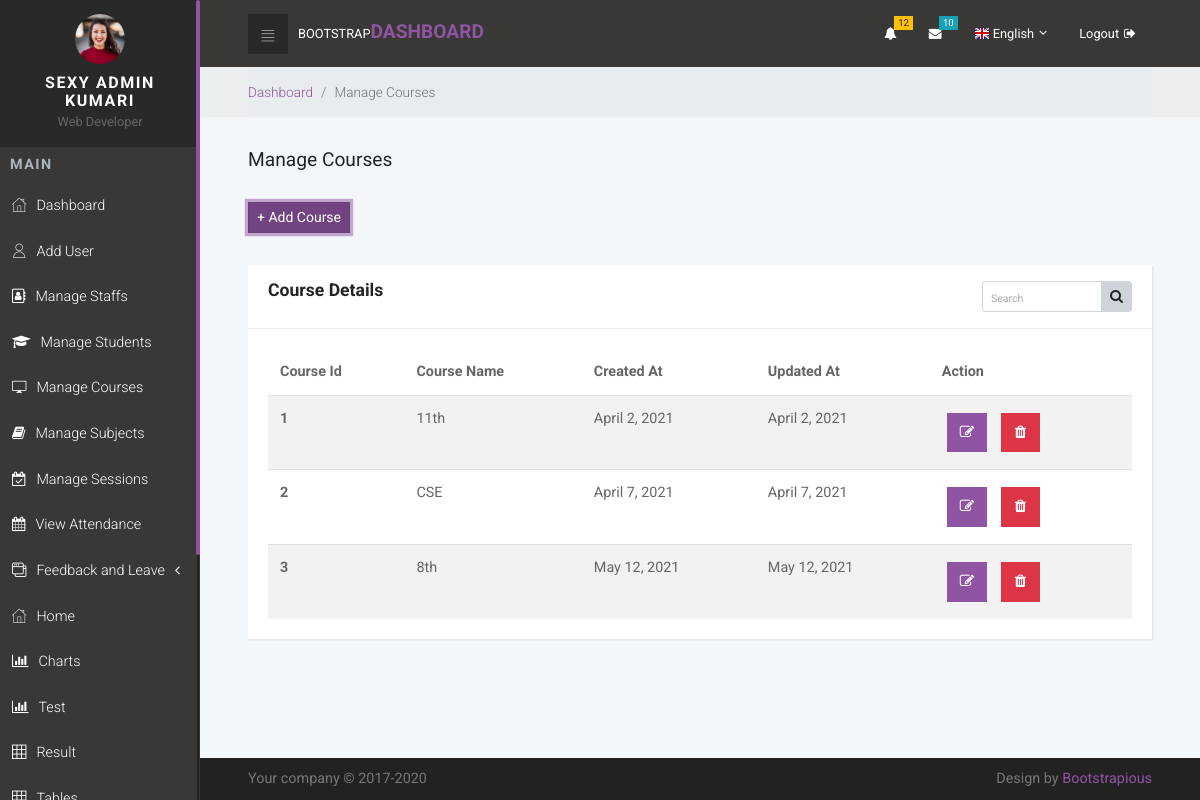
Page /manage_courses/ (signed in) on the earlier database version.
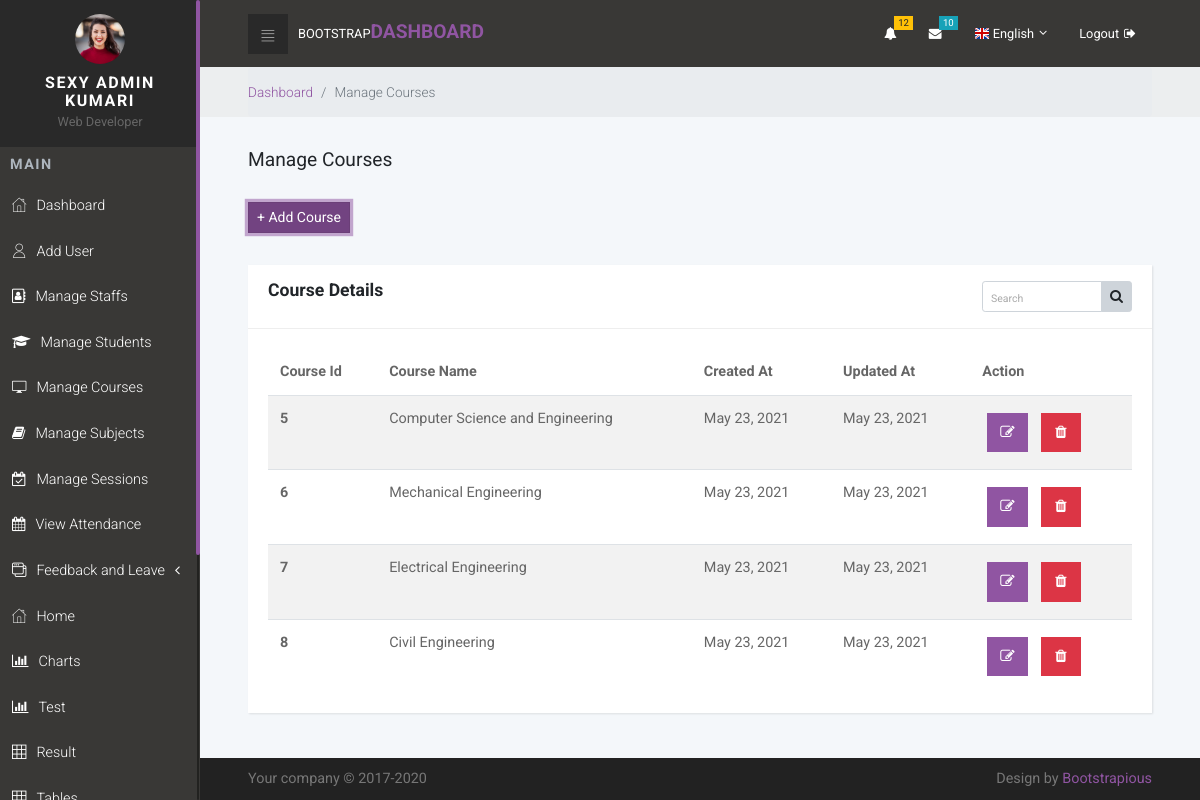
Same page on the later database version.
### sms_app/models.py (models this page shows, shortened)
class Course(models.Model):
    id = models.AutoField(primary_key = True)
    course_name = models.CharField(max_length = 100, null = False)
    date_created = models.DateField(auto_now_add = True)
    date_updated = models.DateField(auto_now = True)

### accounts/decorators.py (the view, shortened to what this page needs)
        def wrapper_func(request, *args, **kwargs):
            group = None
            if request.user.groups.exists():
                group = request.user.groups.all()[0].name
            if group in allowed_roles:
                return view_func(request, *args, **kwargs)

### sms_app/HODviews.py (called while the page is built)
@login_required
@allowed_users(allowed_roles=['hod'])
def manage_courses_view(request):
    courses = Course.objects.all()
    context = {
        'courses': courses
    }
    return render(request, 'HOD/manage_courses.html', context)

### templates/HOD/manage_courses.html (shortened to what this page needs)
{% extends 'HOD/base.html' %}
{% load static %}
{% block content %}
<div class="breadcrumb-holder">
  <div class="container-fluid">
    <ul class="breadcrumb">
      <li class="breadcrumb-item"><a href="{% url 'hod_dashboard' %}">Dashboard</a></li>
      <li class="breadcrumb-item active">Manage Courses</li>
    </ul>
  </div>
</div>
<section>
  <div class="container-fluid">
    <header>
      <h1 class="h3 display">Manage Courses</h1><br>
      <a href="{% url 'add_course_view' %}" class="btn btn-primary btn-sm active" role="button" aria-pressed="true">+
        Add Course</a>
    </header>
    <div class="row">
      <div class="col-lg-12">
        <div class="card">
          <div class="card-header">
            <h4 class="card-title">Course Details</h4>
            <div class="card-tools">
              <div class="input-group input-group-sm" style="width: 150px;">
                <input type="text" name="table_search" class="form-control float-right" placeholder="Search">
                <div class="input-group-append">
                  <button type="submit" class="btn btn-default"><i class="fa fa-search"></i></button>
                </div>
              </div>
            </div>
          </div>
          <div class="card-body">
            <div class="table-responsive">
              <table class="table table-striped table-hover">
                <thead>
                  <tr>
                    <th>Course Id</th>
                    <th>Course Name</th>
                    <th>Created At</th>
                    <th>Updated At</th>
                    <th class="action">Action</th>
                  </tr>
                </thead>
                <tbody>
                  {% for course in courses %}
                  <tr>
                    <th scope="row">{{course.id}}</th>
                    <td>{{course.course_name}}</td>
                    <td>{{course.date_created}}</td>
                    <td>{{course.date_updated}}</td>
                    <td>
                      <div class="action">
                        <a href="#" title="edit"><button type="button"
                            class="btn  btn-primary  fa fa-edit"></button></a>
                        <a href="#" title="delete"><button type="button"
                            class="btn btn-danger  fa fa-trash"></button></a>
                      </div>
                    </td>
                  </tr>
                  {% endfor %}
                </tbody>
              </table>
            </div>
          </div>
        </div>
      </div>
    </div>
  </div>
</section>
{% endblock %}

### templates/HOD/base.html (shortened to what this page needs)
{% load static %}
<!DOCTYPE html>
<html>
<head>
{% include 'HOD/head.html' %}
</head>
<body>
    {% include 'HOD/navbar.html' %}
    {% block content %}
    {% endblock %}
    {% include 'HOD/footer.html' %}
</body>

### templates/HOD/head.html (shortened to what this page needs)
{% load static %}
    <link rel="stylesheet" href="{% static 'vendor/bootstrap/css/bootstrap.min.css' %}">
    <link rel="stylesheet" href="{% static 'vendor/font-awesome/css/font-awesome.min.css' %}">
    <link rel="stylesheet" href="{% static 'css/fontastic.css' %}">
    <link rel="stylesheet" href="{% static 'css/grasp_mobile_progress_circle-1.0.0.min.css' %}">
    <link rel="stylesheet" href="{% static 'vendor/malihu-custom-scrollbar-plugin/jquery.mCustomScrollbar.css' %}">
    <link rel="stylesheet" href="{% static 'css/style.violet.css' %}" id="theme-stylesheet">
    <link rel="stylesheet" href="{% static 'css/custom.css' %}">

### templates/HOD/navbar.html (shortened to what this page needs)
{% load static %}
<nav class="side-navbar">
    <div class="side-navbar-wrapper">
        <div class="sidenav-header d-flex align-items-center justify-content-center">
            <div class="sidenav-header-inner text-center"><img src="{% static 'img/avatar-8.jpg' %}" alt="person"
                    class="img-fluid rounded-circle">
                <h2 class="h5">Sexy {{request.user.first_name}} {{request.user.last_name}}i</h2><span>Web Developer</span>
            </div>
        </div>
        <div class="main-menu">
            <h5 class="sidenav-heading">Main</h5>
            <ul id="side-main-menu" class="side-menu list-unstyled">
                <li><a href="{% url 'hod_dashboard' %}"> <i class="icon-home"></i>Dashboard </a></li>
                <li><a href="{% url 'register_user' %}"> <i class="icon-user"></i>Add User </a></li>
                <li><a href="{% url 'manage_staff_view' %}"> <i class="fa fa-address-book-o"></i>Manage Staffs </a></li>
                <li><a href="{% url 'manage_student_view' %}"> <i class="fa fa-graduation-cap"></i>Manage Students </a></li>
                <li><a href="{% url 'manage_courses_view' %}"> <i class="icon-screen"></i>Manage Courses </a></li>
                <li><a href="{% url 'manage_subjects_view' %}"> <i class="fa fa-book"></i>Manage Subjects </a></li>
                <li><a href="{% url 'manage_sessions_view' %}"> <i class="fa fa-calendar-check-o"></i>Manage Sessions </a></li>
                <li><a href="{% url 'view_attendance' %}"> <i class="fa fa-calendar"></i>View Attendance </a></li>
                <li><a href="#exampledropdownDropdown" aria-expanded="false" data-toggle="collapse"> <i class="icon-interface-windows"></i>Feedback and Leave </a>
                </li>
                <li><a href="{% url 'admin_dashboard' %}"> <i class="icon-home"></i>Home </a></li>
                <li><a href="{% url 'charts_view' %}"> <i class="fa fa-bar-chart"></i>Charts </a></li>
                <li><a href="{% url 'test-view' %}"> <i class="fa fa-bar-chart"></i>Test </a></li>
                <li><a href="{% url 'result-view' %}"> <i class="icon-grid"></i>Result </a></li>
                <li><a href="{% url 'tables_view' %}"> <i class="icon-grid"></i>Tables </a></li>
            </ul>
        </div>
    </div>
</nav>
<div class="page">
    <header class="header">
        <nav class="navbar">
            <div class="container-fluid">
                <div class="navbar-holder d-flex align-items-center justify-content-between">
                    <div class="navbar-header"><a id="toggle-btn" href="#" class="menu-btn"><i class="icon-bars">
                            </i></a><a href="index.html" class="navbar-brand">
                            <div class="brand-text d-none d-md-inline-block"><span>Bootstrap </span><strong
                                    class="text-primary">Dashboard</strong></div>
                        </a></div>
                    <ul class="nav-menu list-unstyled d-flex flex-md-row align-items-md-center">
                        <li class="nav-item dropdown"> <a id="notifications" rel="nofollow" data-target="#" href="#"
                                data-toggle="dropdown" aria-haspopup="true" aria-expanded="false" class="nav-link"><i
                                    class="fa fa-bell"></i><span class="badge badge-warning">12</span></a>
                        </li>
                        <li class="nav-item dropdown"> <a id="messages" rel="nofollow" data-target="#" href="#"
                                data-toggle="dropdown" aria-haspopup="true" aria-expanded="false" class="nav-link"><i
                                    class="fa fa-envelope"></i><span class="badge badge-info">10</span></a>
                        </li>
                        <li class="nav-item dropdown"><a id="languages" rel="nofollow" data-target="#" href="#"
                                data-toggle="dropdown" aria-haspopup="true" aria-expanded="false"
                                class="nav-link language dropdown-toggle"><img src="{% static 'img/flags/16/GB.png' %}"
                                    alt="English"><span class="d-none d-sm-inline-block">English</span></a>
                        </li>
                        <li class="nav-item"><a href="{% url 'logout' %}" class="nav-link logout"> <span
                                    class="d-none d-sm-inline-block">Logout</span><i class="fa fa-sign-out"></i></a>
                        </li>
                    </ul>
                </div>
            </div>
        </nav>
    </header>

### templates/HOD/footer.html
{% load static %}
<footer class="main-footer">
    <div class="container-fluid">
        <div class="row">
            <div class="col-sm-6">
                <p>Your company &copy; 2017-2020</p>
            </div>
            <div class="col-sm-6 text-right">
                <p>Design by <a href="https://bootstrapious.com/p/bootstrap-4-dashboard"
                        class="external">Bootstrapious</a>
                </p>
            </div>
        </div>
    </div>
</footer>

### templates/HOD/scripts.html (shortened to what this page needs)
{% load static %}

### static/css/custom.css (style rules this page uses)
.card-title { float: left; }
.card-tools { float: right; }

### templates/HOD/manage_courses.html (style rules this page uses)
.fa-trash, .fa-edit { margin: 5px; padding: 8px 13px; }
.fa-edit { margin: 5px; padding: 8px 12px; }

Differences in the rows shown:
removed Course: id "1", course_name "11th", date_created "April 2, 2021", date_updated "April 2, 2021"
removed Course: id "2", course_name "CSE", date_created "April 7, 2021", date_updated "April 7, 2021"
removed Course: id "3", course_name "8th", date_created "May 12, 2021", date_updated "May 12, 2021"
added Course: id "5", course_name "Computer Science and Engineering", date_created "May 23, 2021", date_updated "May 23, 2021"
added Course: id "6", course_name "Mechanical Engineering", date_created "May 23, 2021", date_updated "May 23, 2021"
added Course: id "7", course_name "Electrical Engineering", date_created "May 23, 2021", date_updated "May 23, 2021"
added Course: id "8", course_name "Civil Engineering", date_created "May 23, 2021", date_updated "May 23, 2021"
